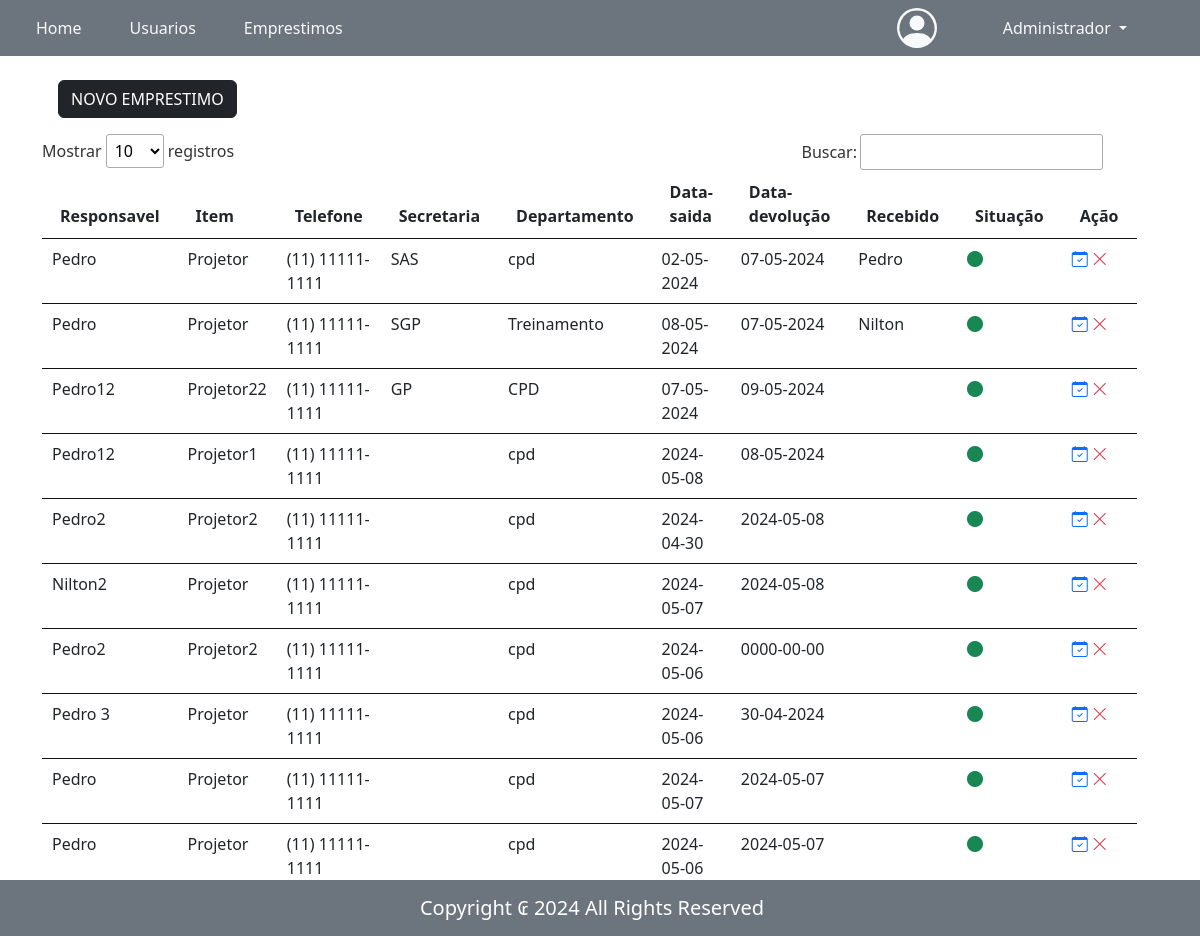
The page /painel-adm/index.php?pagina=emprestimos (signed in) on the database its author committed.
### tables this page shows
CREATE TABLE `usuarios` (
  `id` int(11) NOT NULL,
  `nome` varchar(50) NOT NULL,
  `email` varchar(50) NOT NULL,
  `senha` varchar(129) NOT NULL,
  `funcao` varchar(20) NOT NULL,
  `nivel` varchar(20) NOT NULL
);

CREATE TABLE `emprestimo` (
  `id` int(11) NOT NULL,
  `responsavel` varchar(50) NOT NULL,
  `telefone` varchar(15) NOT NULL,
  `secretaria` varchar(255) NOT NULL,
  `departamento` varchar(30) NOT NULL,
  `item` varchar(20) NOT NULL,
  `saida` varchar(20) NOT NULL,
  `devolucao` varchar(20) NOT NULL,
  `recebido` varchar(255) NOT NULL,
  `situacao` varchar(50) NOT NULL,
  `situacao2` varchar(50) NOT NULL
);

### painel-adm/emprestimos.php (the view, shortened to what this page needs)
<?php
require_once('../conexao.php');
$pag = 'emprestimos';
?>
<div class="container">
    <a href=" index.php?pagina=<?php echo $pag ?>&funcao=novo" type="button" class="btn btn-dark m-3">NOVO
        EMPRESTIMO</a>
    <div style="margin-right:55px">
        <table id="example" class="table table-hover my-9 " style="width:100%">
            <?php
$query = $pdo->query("SELECT * FROM emprestimo ORDER BY id DESC ");
$res = $query -> fetchAll(PDO::FETCH_ASSOC);
$total_reg = @count($res);
if ($total_reg >0){?>
            <thead>
                <tr>
                    <th>Responsavel</th>
                    <th>Item</th>
                    <th>Telefone</th>
                    <th>Secretaria</th>
                    <th>Departamento</th>
                    <th>Data-saida</th>
                    <th>Data-devolução</th>
                    <th>Recebido</th>
                    <th>Situação</th>
                    <th>Ação</th>
                </tr>
            </thead>
            <tbody>
                <?php
                for ($i=0; $i < $total_reg; $i++){
            ?>
                <tr>
                    <td><?php echo $res[$i]['responsavel']?></td>
                    <td><?php echo $res[$i]['item']?></td>
                    <td><?php echo $res[$i]['telefone']?></td>
                    <td><?php echo $res[$i]['secretaria']?></td>
                    <td><?php echo $res[$i]['departamento']?></td>
                    <td><?php echo $res[$i]['saida']?></td>
                    <td><?php echo $res[$i]['devolucao']?></td>
                    <td><?php echo $res[$i]['recebido']?></td>
                    <td><i class="<?php echo $res[$i]['situacao'] .$res[$i]['situacao2']?>"></i></td>
                    <td>
                        <a href="index.php?pagina=<?php echo $pag?>&funcao=devolver&id=<?php echo $res[$i]['id']?>&item=<?php echo $res[$i]['item']?>"
                            title="Devolver item">
                            <i class="bi bi-calendar-check"></i></a>
                        <a href="index.php?pagina=<?php echo $pag?>&funcao=excluir&id=<?php echo $res[$i]['id']?>"
                            title="Excluir Registro">
                            <i class="bi bi-x-lg text-danger"></i></a>
                    </td>
                </tr>
                <?php } ?>
            </tbody>
        </table>
        <?php } else{
            echo '<p>NÃO EXISTE DADOS PARA SER EXIBIDOS!</p>';
}?>
    </div>
</div>
</div>

### painel-adm/index.php (shortened to what this page needs)
<?php
require_once('../conexao.php');
$menu1 = 'home';
$menu2 = 'usuarios';
$menu3 = 'emprestimos';
$query = $pdo->query("SELECT * FROM usuarios WHERE id = '$_SESSION[id_usuario]'");
$res = $query -> fetchAll(PDO::FETCH_ASSOC);
$nome_usu = $res[0]['nome'];
?>
<!DOCTYPE html>
<html lang="en">
<head>
    <link href="https://cdn.jsdelivr.net/npm/bootstrap@5.2.0-beta1/dist/css/bootstrap.min.css" rel="stylesheet"
>
    <link href="../vendor/DataTables/datatables.min.css" rel="stylesheet">
    <link rel="stylesheet" href="https://cdn.jsdelivr.net/npm/bootstrap-icons@1.11.3/font/bootstrap-icons.min.css">
</head>
<body>
    <nav class="navbar navbar-expand-lg bg-secondary">
        <div class="container-fluid">
            <div class="collapse navbar-collapse" id="navbarSupportedContent">
                <ul class="navbar-nav me-auto mb-2 mb-lg-0">
                    <li class="nav-item">
                        <a class="nav-link active bg-secondary text-light mx-3
                        " aria-current="page" href="index.php?pagina=<?php echo $menu1 ?>">Home</a>
                    </li>
                    <li class="nav-item ">
                        <a class="nav-link bg-secondary text-light mx-3
                     " href="index.php?pagina=<?php echo $menu2 ?>">Usuarios</a>
                    </li>
                    <li class="nav-item">
                        <a class="nav-link bg-secondary text-light mx-3
                        " href="index.php?pagina=<?php echo $menu3 ?>">Emprestimos</a>
                    </li>
                </ul>
                <div class="d-flex ml-2">
                    <span class='text-light'>
                    </span>
                    <div class="collapse navbar-collapse px-5 bg-secondary rounded ">
                        <ul class="navbar-nav ">
                            <li class="nav-item dropdown ">
                                <button class="btn dropdown-toggle text-light" data-bs-toggle="dropdown"
                                    aria-expanded="false">
                                    <?php echo $nome_usu?>
                                </button>
                                    </li>
                                </ul>
                    </div>
                </div>
    </nav>
    <div class="container-fluid mt-2">
        <?php
	 	if (@$_GET['pagina'] == $menu1){
			require_once($menu1.'.php');
		} else if(@$_GET['pagina'] == $menu2){
			require_once($menu2.'.php');
        } else if(@$_GET['pagina'] == $menu3){
			require_once($menu3.'.php');
		} else {
			require_once($menu1.'.php');
		}
	 	?>
</body>
<nav class="navbar fixed-bottom navbar-expand-sm navbar-dark bg-secondary ">
    <div class="container-fluid ">
        <a class="navbar-brand " href="index.php?pagina=<?php echo $menu1 ?>">Copyright ₢ 2024 All Rights Reserved</a>
    </div>
</nav>
</html>

### painel-adm/index.php (style rules this page uses)
.navbar-brand { display: flex; justify-content: center; width: 100%; }

### rows shown on the page
usuarios: nome "Administrador"
emprestimo: responsavel "Pedro", item "Projetor", telefone "(11) 11111-1111", secretaria "SAS", departamento "cpd", saida "02-05-2024", devolucao "07-05-2024", recebido "Pedro"
emprestimo: responsavel "Pedro", item "Projetor", telefone "(11) 11111-1111", secretaria "SGP", departamento "Treinamento", saida "08-05-2024", devolucao "07-05-2024", recebido "Nilton"
emprestimo: responsavel "Pedro12", item "Projetor22", telefone "(11) 11111-1111", secretaria "GP", departamento "CPD", saida "07-05-2024", devolucao "09-05-2024"
emprestimo: responsavel "Pedro12", item "Projetor1", telefone "(11) 11111-1111", departamento "cpd", saida "2024-05-08", devolucao "08-05-2024"
emprestimo: responsavel "Pedro2", item "Projetor2", telefone "(11) 11111-1111", departamento "cpd", saida "2024-04-30", devolucao "2024-05-08"
emprestimo: responsavel "Nilton2", item "Projetor", telefone "(11) 11111-1111", departamento "cpd", saida "2024-05-07", devolucao "2024-05-08"
emprestimo: responsavel "Pedro2", item "Projetor2", telefone "(11) 11111-1111", departamento "cpd", saida "2024-05-06", devolucao "0000-00-00"
emprestimo: responsavel "Pedro 3", item "Projetor", telefone "(11) 11111-1111", departamento "cpd", saida "2024-05-06", devolucao "30-04-2024"
emprestimo: responsavel "Pedro", item "Projetor", telefone "(11) 11111-1111", departamento "cpd", saida "2024-05-07", devolucao "2024-05-07"
emprestimo: responsavel "Pedro", item "Projetor", telefone "(11) 11111-1111", departamento "cpd", saida "2024-05-06", devolucao "2024-05-07"
